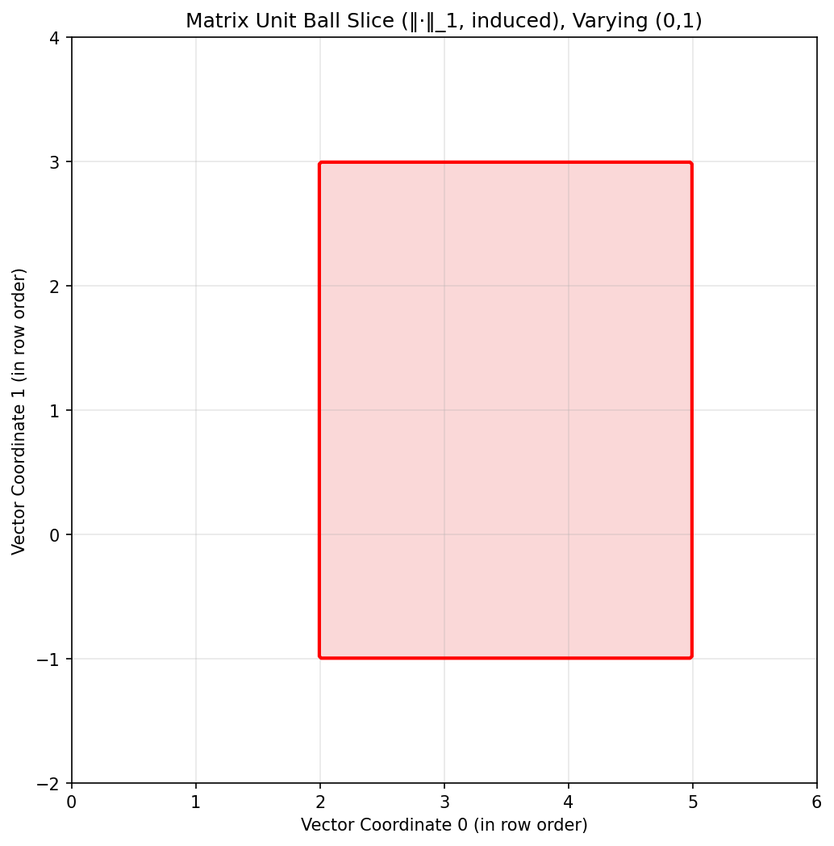
#> input picture AP/AP1/paper/imgs/matrix_ball_norm1.png, 834 x 846 px, shrunk from 1034 x 1048 before the run
$ python -i preprocess.py   (imports and definitions only)
#> lines starting #> are read from the running program, lines starting #| are printed output that depends on the picture; after the words box and inside, x2 and y2 are one past the last pixel; in counts of white or black regions, pixels touching at a corner belong together
import numpy as np
import cv2
from PIL import Image, ImageDraw, ImageFont
import os
from pathlib import Path

# [88 lines left out: functions load_image_gray, text_to_image, not called in this run]

def to_binary_mask_from_image(path):
    """
    Loads an image and creates a robust binary mask of foreground content.

    Args:
        path (str or Path): Path to image.

    Returns:
        np.ndarray: uint8 mask {0, 1} of shape (H, W).
    """
    # Load grayscale (0..255 uint8)
    path_str = str(path)
    if not os.path.exists(path_str):
        raise FileNotFoundError(f"Image not found: {path_str}")

    img = cv2.imread(path_str, cv2.IMREAD_GRAYSCALE)
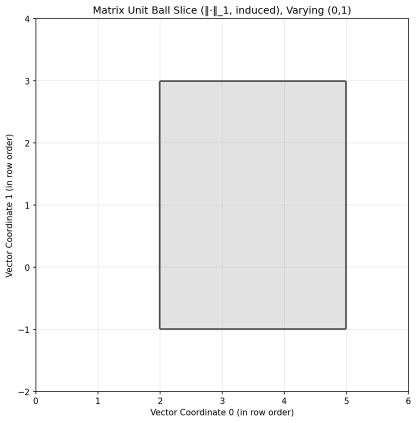
#> img: shape (846, 834) (shown at 1/2 size); min 0, max 255, mean 242.5
    if img is None:
        raise ValueError(f"Failed to load image: {path_str}")

    # 1. Blur lightly to reduce noise
    blurred = cv2.GaussianBlur(img, (5, 5), 0)

    # 2. Otsu thresholding
    # This automatically finds threshold separating bimodality
    thresh_val, bin_img = cv2.threshold(blurred, 0, 255, cv2.THRESH_BINARY + cv2.THRESH_OTSU)
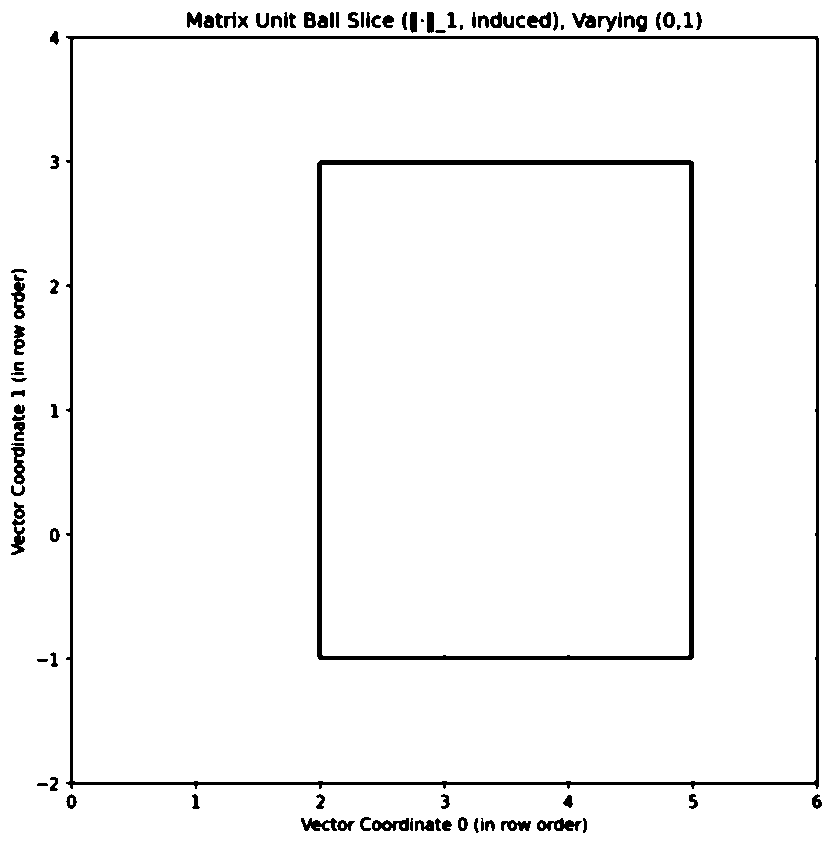
#> bin_img: shape (846, 834); 96.3% white; 91 black regions (4 under 20 px), largest, box (x1, y1, x2, y2) and area: (66, 36, 819, 789) 9146, (317, 160, 694, 660) 8294, (11, 274, 25, 319) 339
#> thresh_val = 196

    # 3. Auto-invert check
    # Assume background is the dominant area (corner pixels usually background)
    # Check corners or mean.
    # If mean is high (> 127), likely white background -> invert.
    if np.mean(bin_img) > 127:
        bin_img = 255 - bin_img

    # 4. Morphological cleanup (open to remove specks, close to fill gaps)
    kernel = np.ones((3, 3), np.uint8)
    # Removing small white noise
    bin_img = cv2.morphologyEx(bin_img, cv2.MORPH_OPEN, kernel)
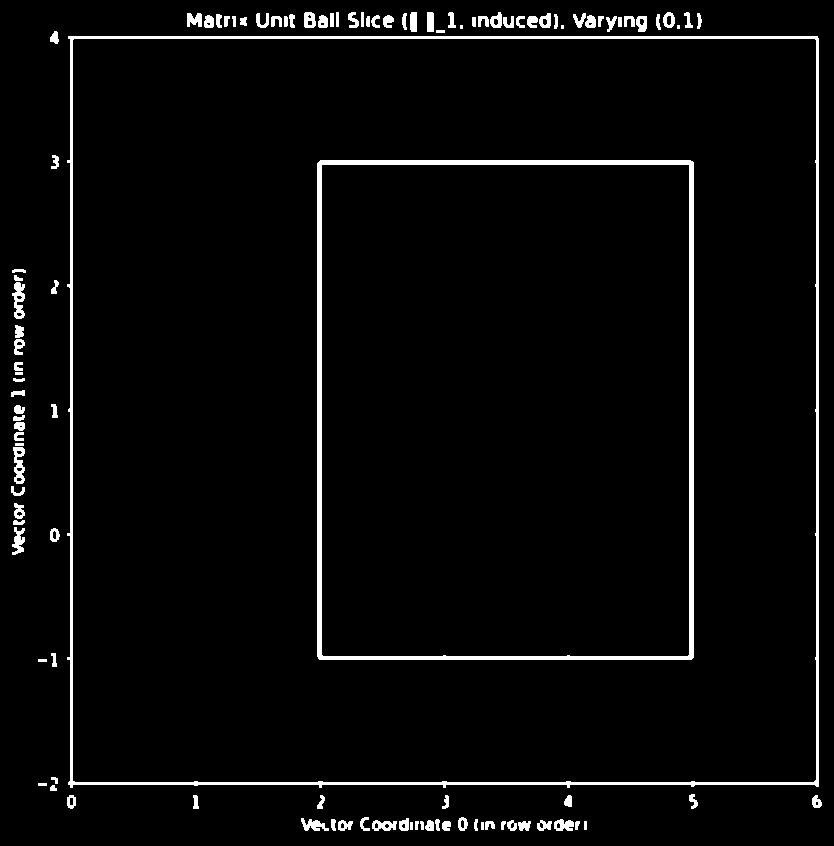
#> bin_img: shape (846, 834); 3.6% white; 107 white regions (3 under 20 px), largest, box (x1, y1, x2, y2) and area: (67, 36, 819, 788) 9106, (317, 160, 694, 660) 8294, (12, 282, 25, 319) 291
    # Filling small holes in text
    bin_img = cv2.morphologyEx(bin_img, cv2.MORPH_CLOSE, kernel)
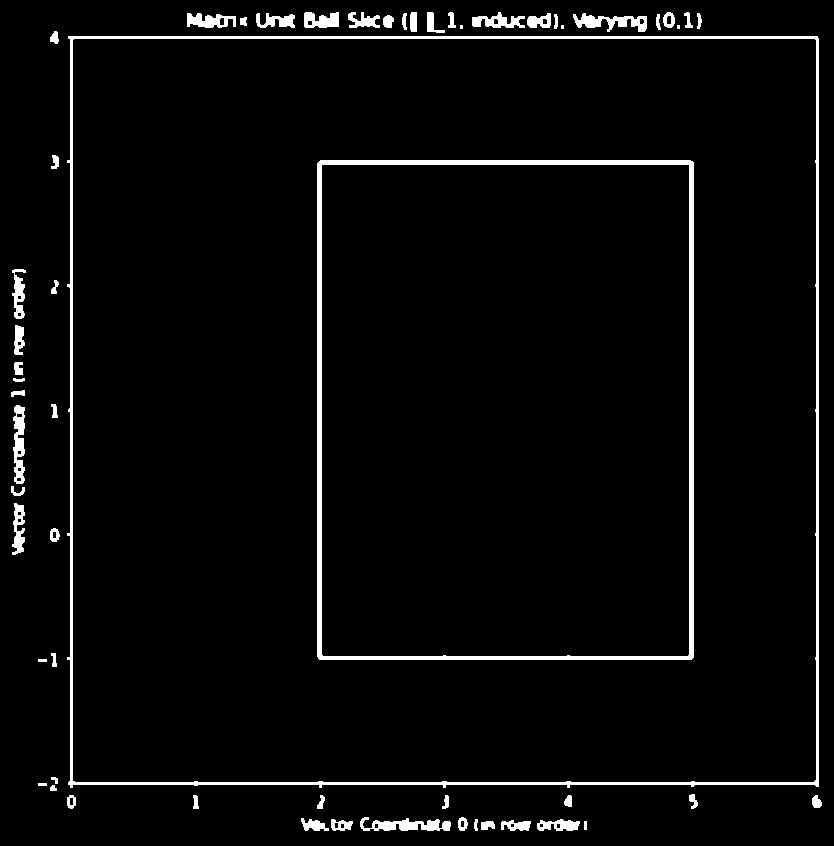
#> bin_img: shape (846, 834); 3.7% white; 57 white regions (3 under 20 px), largest, box (x1, y1, x2, y2) and area: (67, 36, 819, 788) 9106, (317, 160, 694, 660) 8294, (360, 817, 451, 831) 733

    # Return as 0/1 mask
    return (bin_img > 127).astype(np.uint8)

# [140 lines left out: functions to_binary_mask_from_text, illumination_correct, ink_mask_from_corrected, edges_from_mask, not called in this run]

>>> result = to_binary_mask_from_image('../../../../AP/AP1/paper/imgs/matrix_ball_norm1.png')

$ run again, on AP/AP1/paper/imgs/matrix_ball_norminf.png
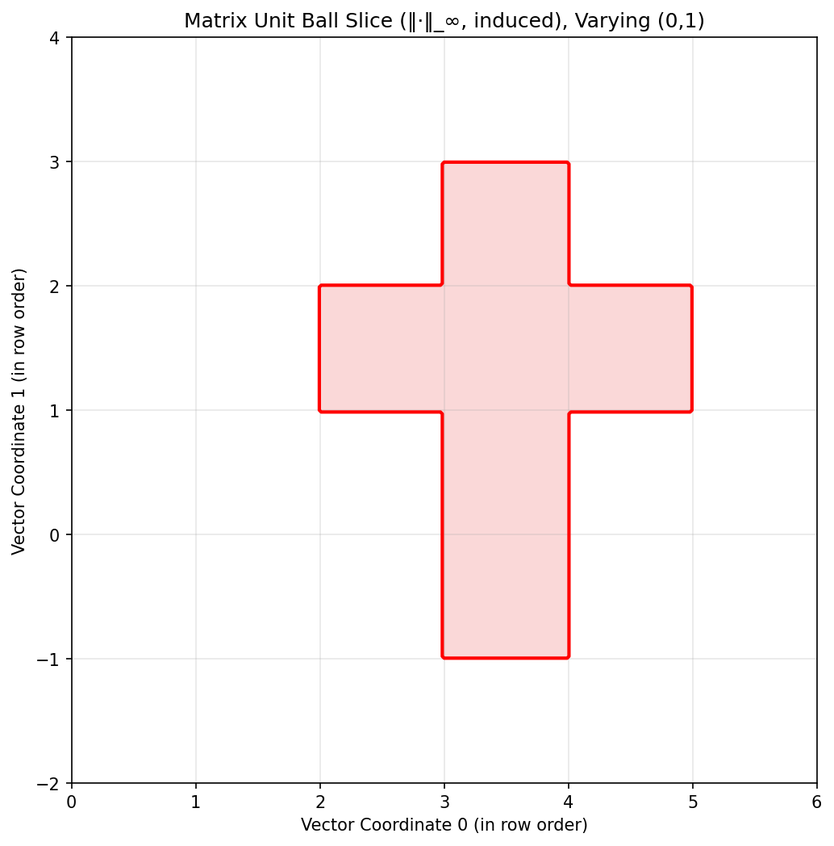
#> input picture AP/AP1/paper/imgs/matrix_ball_norminf.png, 834 x 846 px, shrunk from 1034 x 1048 before the run
#> in to_binary_mask_from_image, `thresh_val, bin_img = cv2.threshold(blurred, 0, 255, cv2.THRESH_BINARY..`:
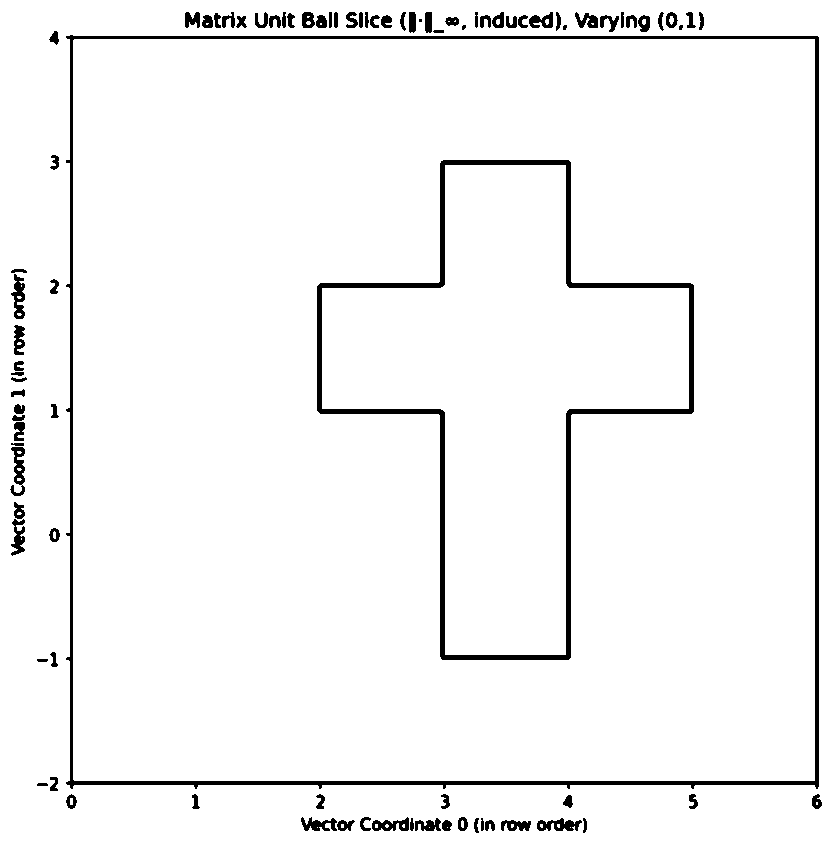
#> bin_img: shape (846, 834); 96% white; 89 black regions (4 under 20 px), largest, box (x1, y1, x2, y2) and area: (66, 35, 819, 789) 10607, (317, 160, 694, 660) 8612, (10, 447, 25, 496) 382
#> thresh_val = 200
#> in to_binary_mask_from_image, `bin_img = cv2.morphologyEx(bin_img, cv2.MORPH_CLOSE, kernel)`:
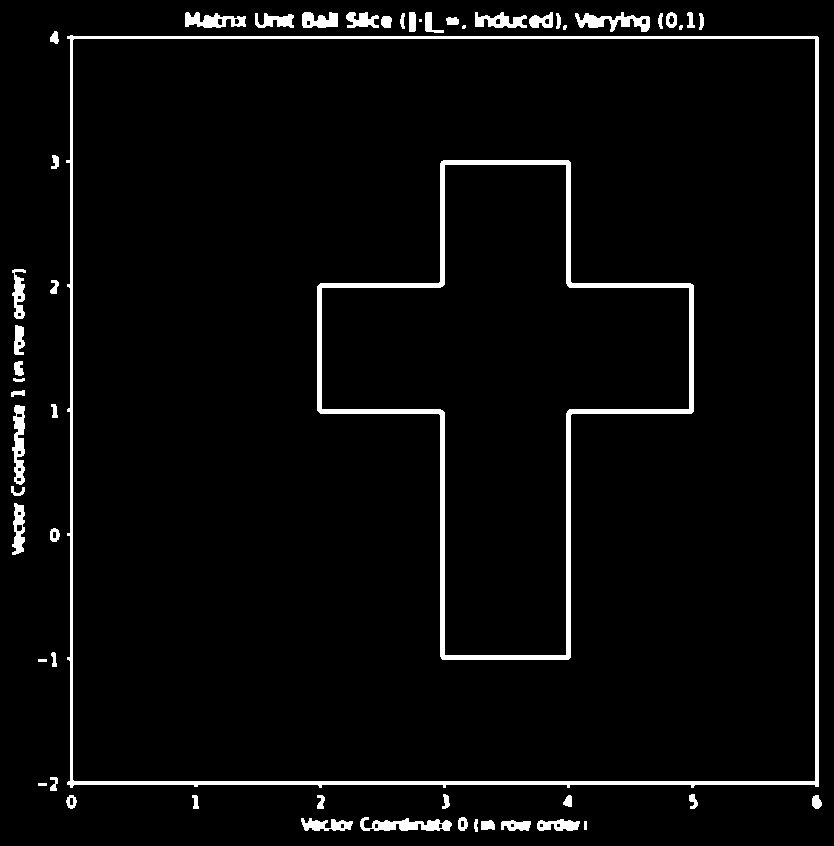
#> bin_img: shape (846, 834); 4.1% white; 55 white regions (4 under 20 px), largest, box (x1, y1, x2, y2) and area: (66, 35, 819, 788) 10577, (317, 160, 694, 660) 8612, (360, 817, 452, 831) 756

$ run again, on AP/AP1/paper/imgs/vector_ball_norm1.png
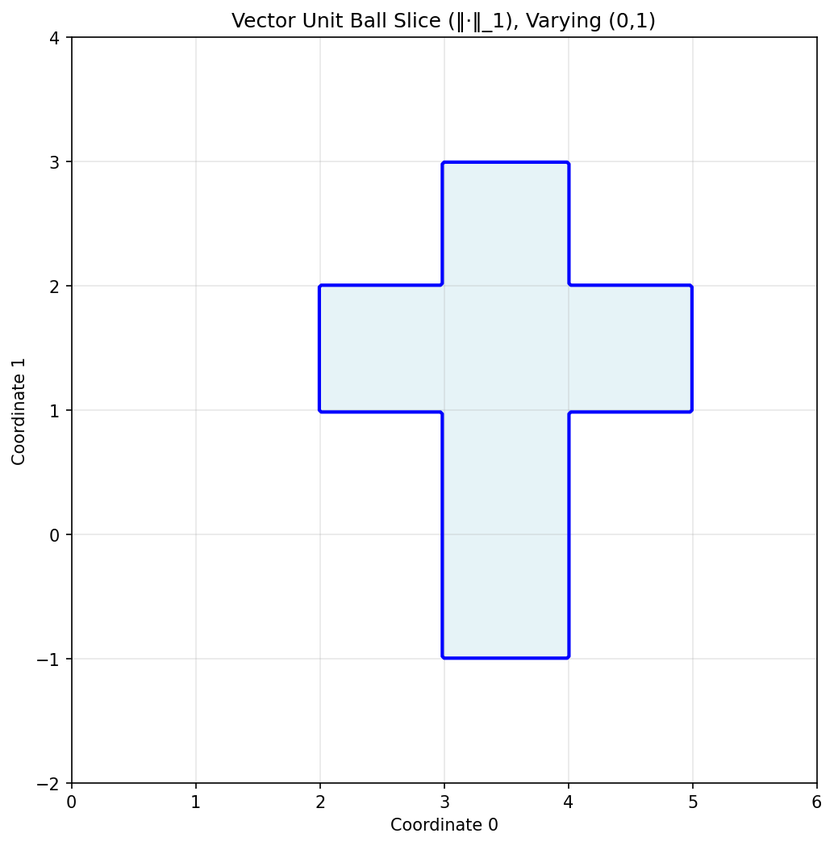
#> input picture AP/AP1/paper/imgs/vector_ball_norm1.png, 834 x 846 px, shrunk from 1034 x 1048 before the run
#> in to_binary_mask_from_image, `thresh_val, bin_img = cv2.threshold(blurred, 0, 255, cv2.THRESH_BINARY..`:
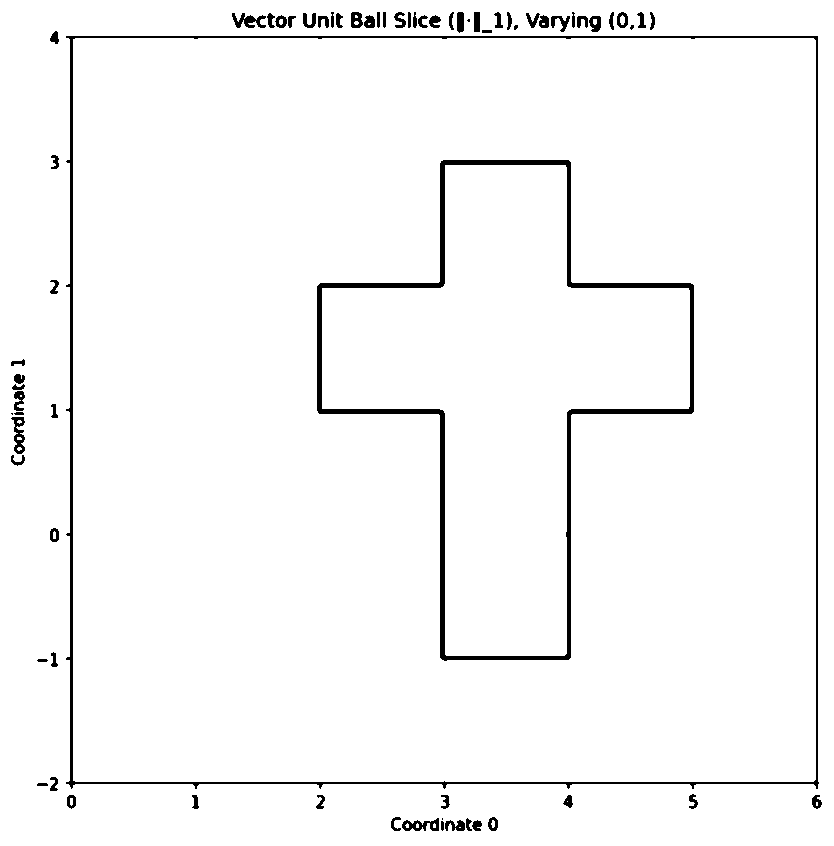
#> bin_img: shape (846, 834); 97.1% white; 70 black regions (5 under 20 px), largest, box (x1, y1, x2, y2) and area: (317, 160, 694, 661) 8020, (66, 36, 819, 789) 6921, (11, 417, 25, 454) 270
#> thresh_val = 190
#> in to_binary_mask_from_image, `bin_img = cv2.morphologyEx(bin_img, cv2.MORPH_CLOSE, kernel)`:
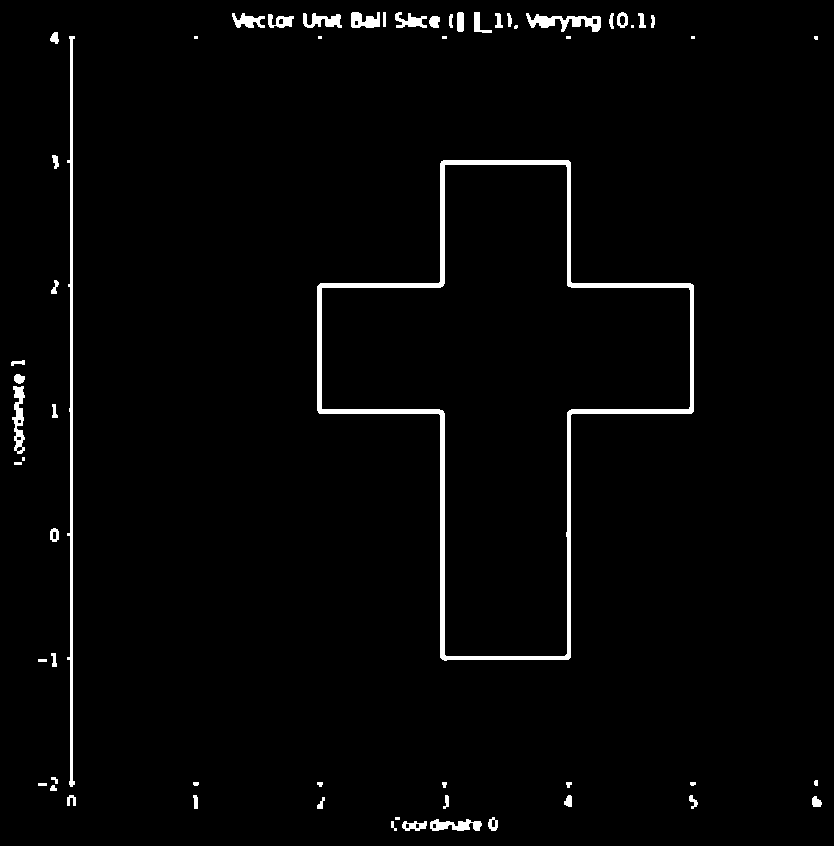
#> bin_img: shape (846, 834); 2.3% white; 60 white regions (10 under 20 px), largest, box (x1, y1, x2, y2) and area: (317, 160, 694, 661) 8020, (67, 36, 75, 787) 2311, (526, 13, 601, 32) 668
